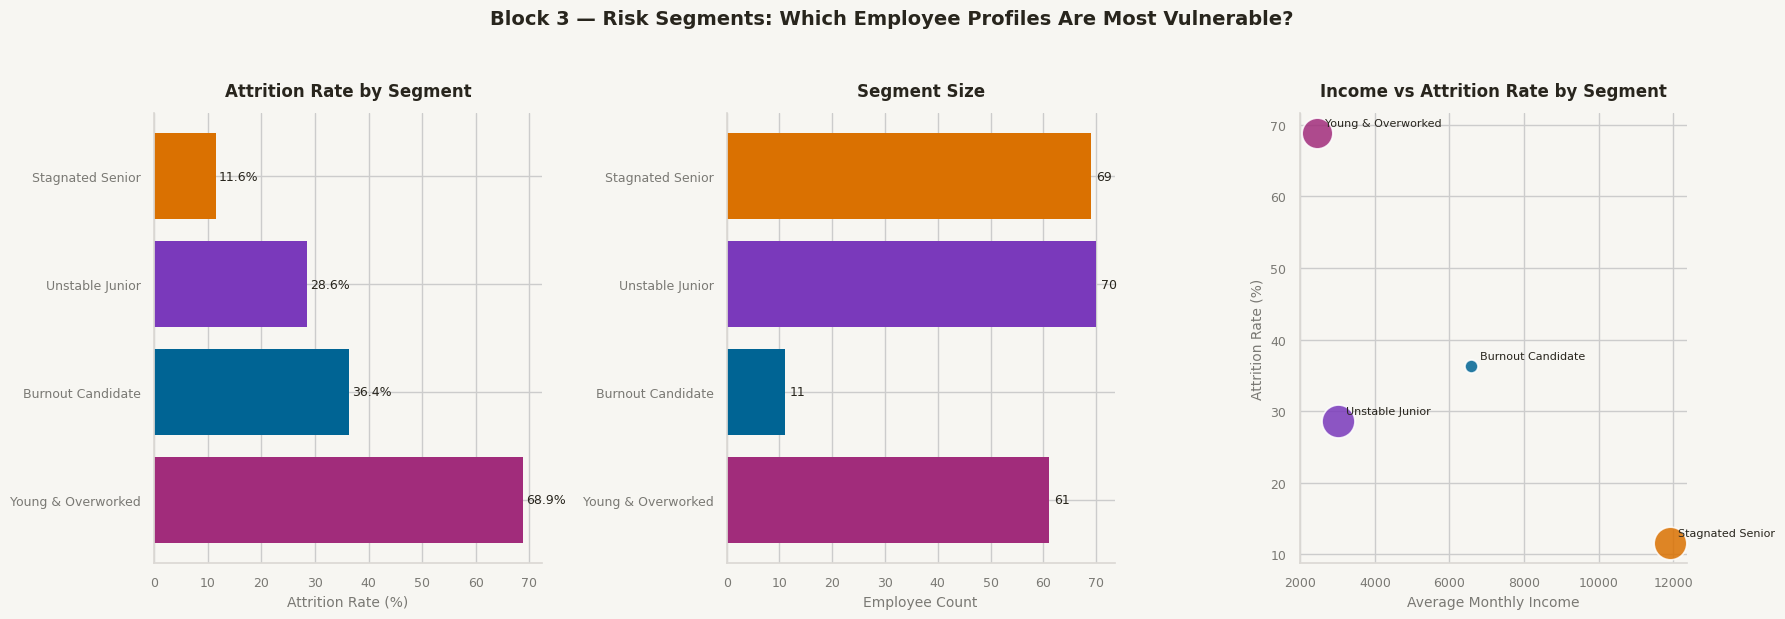

This figure's Python source:
conditions = [
    (df['Age'] <= 30) & (df['OverTime'] == 'Yes') &
        (df['MonthlyIncome'] < df['MonthlyIncome'].quantile(0.33)),
    (df['Age'] >= 40) & (df['YearsSinceLastPromotion'] >= 4) &
        (df['JobSatisfaction'] <= 2),
    (df['WorkLifeBalance'] == 1) & (df['BusinessTravel'] == 'Travel_Frequently'),
    (df['JobLevel'] == 1) & (df['NumCompaniesWorked'] >= 3) &
        (df['YearsAtCompany'] <= 2),
]
segment_names = [
    'Young & Overworked',
    'Stagnated Senior',
    'Burnout Candidate',
    'Unstable Junior'
]

df['RiskSegment'] = 'Other'
for cond, name in zip(conditions, segment_names):
    df.loc[cond, 'RiskSegment'] = name

segment_summary = (
    df[df['RiskSegment'] != 'Other']
    .groupby('RiskSegment')
    .agg(
        EmployeeCount=('Attrition_Binary', 'count'),
        AttritionRate=('Attrition_Binary', lambda x: x.mean() * 100),
        AvgIncome=('MonthlyIncome', 'mean'),
        AvgAge=('Age', 'mean')
    )
    .reset_index()
    .sort_values('AttritionRate', ascending=False)
)

segment_colors = {
    'Young & Overworked': LEAVE,
    'Stagnated Senior':   '#da7101',
    'Burnout Candidate':  '#006494',
    'Unstable Junior':    '#7a39bb'
}

fig, axes = plt.subplots(1, 3, figsize=(18, 6))
fig.patch.set_facecolor(BG)
fig.suptitle(
    'Block 3 — Risk Segments: Which Employee Profiles Are Most Vulnerable?',
    color=TEXT, fontsize=14, fontweight='bold', y=1.03
)

# 3A — Attrition rate by segment
ax = axes[0]
bars = ax.barh(
    segment_summary['RiskSegment'],
    segment_summary['AttritionRate'],
    color=[segment_colors[s] for s in segment_summary['RiskSegment']],
    edgecolor='none'
)
for i, v in enumerate(segment_summary['AttritionRate']):
    ax.text(v + 0.5, i, f'{v:.1f}%', va='center', fontsize=9, color=TEXT)
style_ax(ax, 'Attrition Rate by Segment', 'Attrition Rate (%)', '')

# 3B — Segment size
ax = axes[1]
bars = ax.barh(
    segment_summary['RiskSegment'],
    segment_summary['EmployeeCount'],
    color=[segment_colors[s] for s in segment_summary['RiskSegment']],
    edgecolor='none'
)
for i, v in enumerate(segment_summary['EmployeeCount']):
    ax.text(v + 1, i, str(v), va='center', fontsize=9, color=TEXT)
style_ax(ax, 'Segment Size', 'Employee Count', '')

# 3C — Income vs attrition rate (bubble chart)
ax = axes[2]
for _, row in segment_summary.iterrows():
    ax.scatter(
        row['AvgIncome'], row['AttritionRate'],
        s=row['EmployeeCount'] * 8,
        color=segment_colors[row['RiskSegment']],
        alpha=0.85, edgecolors='white', linewidth=1.2
    )
    ax.annotate(
        row['RiskSegment'],
        (row['AvgIncome'], row['AttritionRate']),
        xytext=(6, 5), textcoords='offset points',
        fontsize=8, color=TEXT
    )
style_ax(ax, 'Income vs Attrition Rate by Segment',
         'Average Monthly Income', 'Attrition Rate (%)')

plt.tight_layout()
plt.savefig('output/block3_segments.png', dpi=150, bbox_inches='tight', facecolor=BG)
plt.show()
